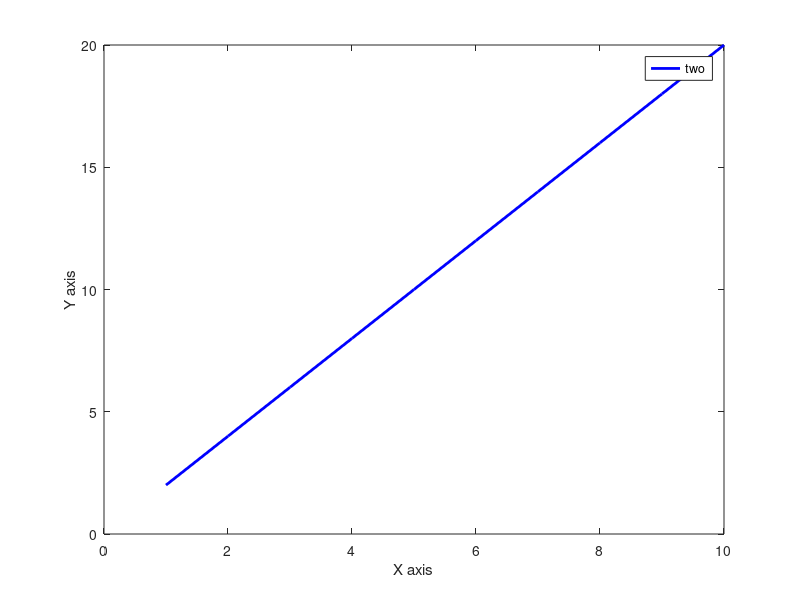

This figure's MATLAB source:
% This is a random code to demonstrate the power of VSCode.

clear; close all; clc;

one = zeros(1, 10);
two = zeros(1, 10);

for i = 1:10
    one(i) = i;
    two(i) = 2*i;
end

figure;
plot(one, two, 'b', 'LineWidth', 2);
xlabel('X axis');
ylabel('Y axis');
legend('two', 'location', 'northeast');